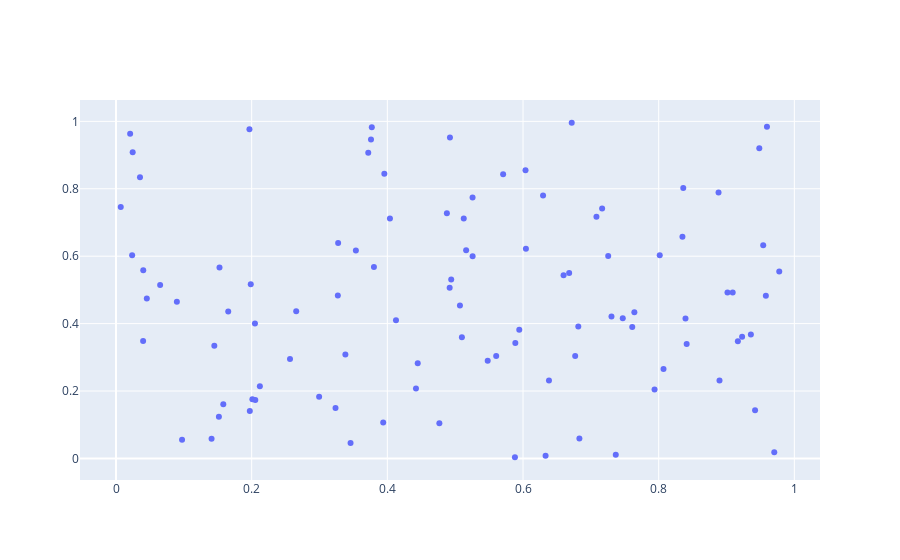

Notebook source saved alongside this figure:
### Code cell
data = [trace]
iplot(data)
